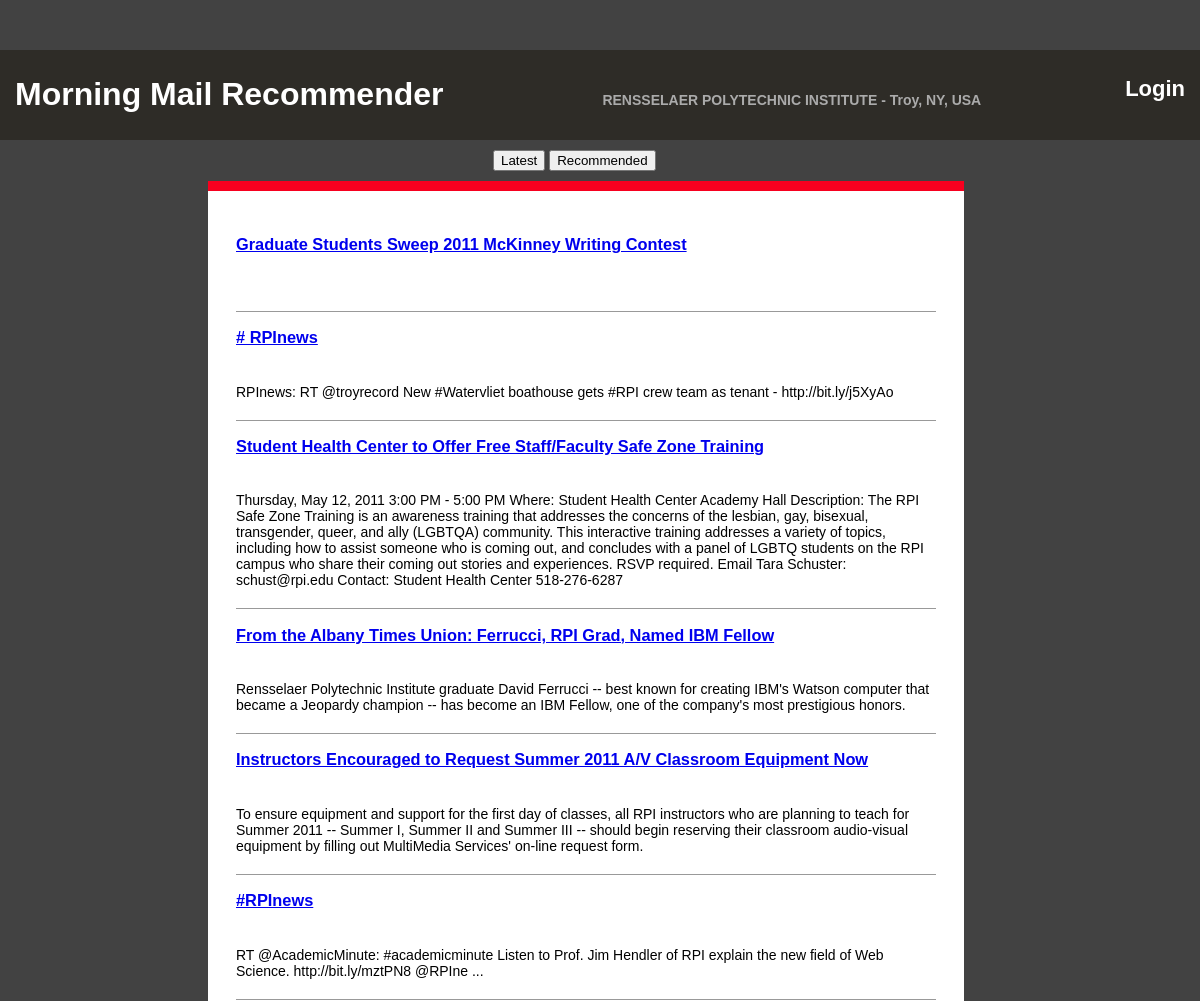
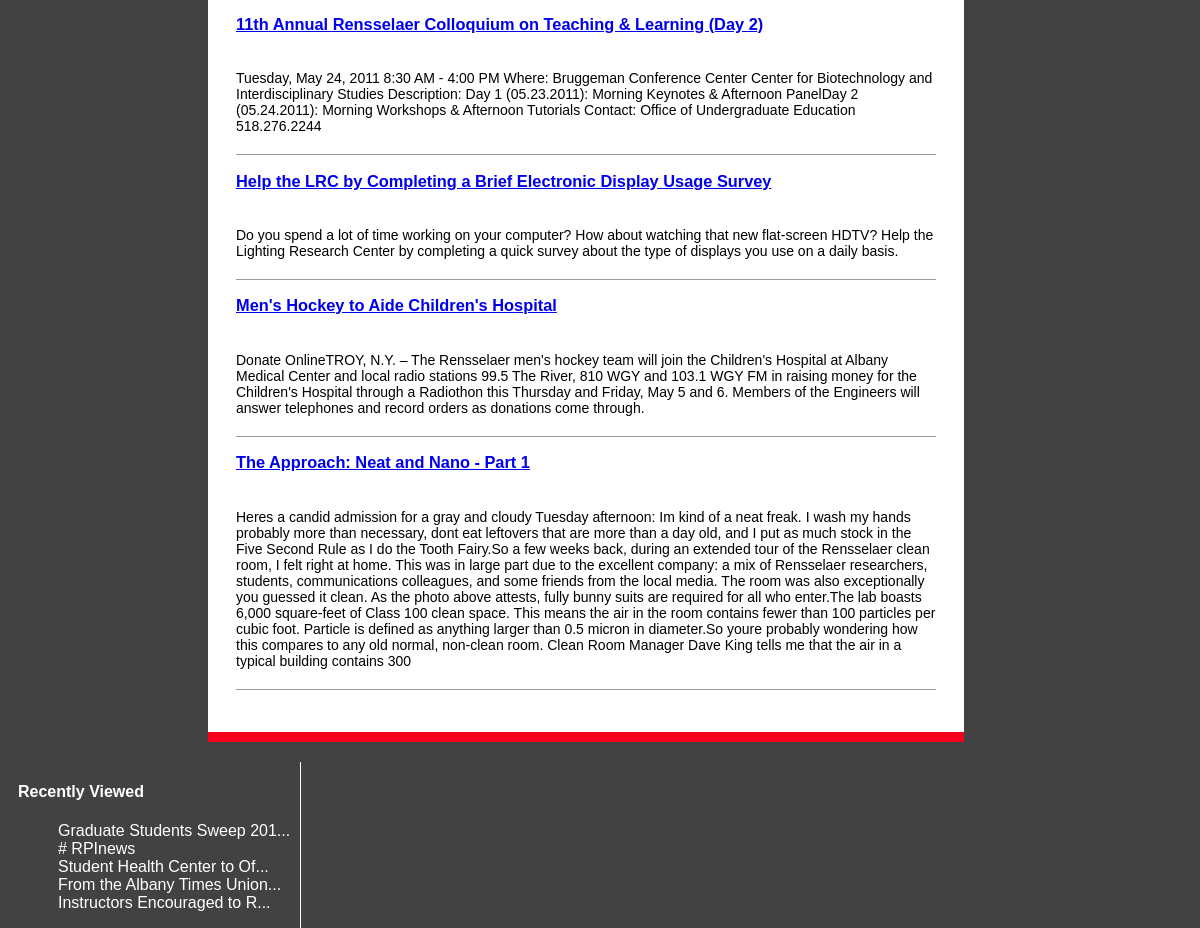
The page /final_project.php on the database its author committed (2 pictures, top to bottom).
### tables this page shows
CREATE TABLE IF NOT EXISTS `rss_articles` (
  `id` int(11) NOT NULL AUTO_INCREMENT,
  `guid` varchar(512) NOT NULL,
  `url` varchar(512) NOT NULL,
  `title` varchar(256) DEFAULT NULL,
  `description` varchar(1024) DEFAULT NULL,
  `pubdate` datetime DEFAULT NULL,
  PRIMARY KEY (`id`),
  UNIQUE KEY `id` (`id`),
  UNIQUE KEY `guid` (`guid`)
);

### CAS-1.2.1/CAS.php (called while the page is built, shortened)
<?php
include_once (dirname(__FILE__) . '/CAS/client.php');
class phpCAS {
	public static function client($server_version, $server_hostname, $server_port, $server_uri, $start_session = true) {
		$PHPCAS_CLIENT = new CASClient($server_version, FALSE
		, $server_hostname, $server_port, $server_uri, $start_session);
	}
	public static function backtrace() {
		if (function_exists('debug_backtrace')) {
			return debug_backtrace();
		} else {
			return array ();
		}
	}
	public static function trace($str) {
		$dbg = phpCAS :: backtrace();
	}
	public static function traceBegin() {
		$dbg = phpCAS :: backtrace();
		$str = '=> ';
		if (!empty ($dbg[2]['class'])) {
			$str .= $dbg[2]['class'] . '::';
		}
		$str .= $dbg[2]['function'] . '(';
		if (is_array($dbg[2]['args'])) {
			foreach ($dbg[2]['args'] as $index => $arg) {
				if ($index != 0) {
					$str .= ', ';
				}
				$str .= str_replace("\n", "", var_export($arg, TRUE));
			}
		}
		if (isset($dbg[2]['file']))
		$file = basename($dbg[2]['file']);
		else
		$file = 'unknown_file';
		if (isset($dbg[2]['line']))
		$line = $dbg[2]['line'];
		else
		$line = 'unknown_line';
		$str .= ') [' . $file . ':' . $line . ']';
	}
	public static function traceEnd($res = '') {
		$str = '';
		$str .= '<= ' . str_replace("\n", "", var_export($res, TRUE));
	}
	public static function isAuthenticated() {
		global $PHPCAS_CLIENT, $PHPCAS_AUTH_CHECK_CALL;
		$auth = $PHPCAS_CLIENT->isAuthenticated();
		$dbg = phpCAS :: backtrace();
		return $auth;
	}
}
?>

### CAS-1.2.1/CAS/client.php (called while the page is built, shortened)
<?php
class CASClient
{
	private $_server = array(
		'version' => -1,
		'hostname' => 'none',
		'port' => -1,
		'uri' => 'none');
	private function getServerVersion()
	{
		return $this->_server['version'];
	}
	public function CASClient(
	$server_version,
	$proxy,
	$server_hostname,
	$server_port,
	$server_uri,
	$start_session = true) {
		$this->_start_session = $start_session;
		$this->_proxy = $proxy;
		$this->_server['version'] = $server_version;
		$server_uri = preg_replace('/\/\//','/','/'.$server_uri.'/');
		if ( $this->isCallbackMode() ) {
			if ( !$this->isHttps() ) {
				phpCAS::error('CAS proxies must be secured to use phpCAS; PGT\'s will not be received from the CAS server');
			}
		} else {
			$ticket = (isset($_GET['ticket']) ? $_GET['ticket'] : null);
		}
	}
	public function isAuthenticated()
	{
		$res = FALSE;
		return $res;
	}
	public function isSessionAuthenticated ()
	{
		return !empty($_SESSION['phpCAS']['user']);
	}
	private function wasPreviouslyAuthenticated()
	{
		$auth = FALSE;
		return $auth;
	}
	private function isLogoutRequest() {
		return !empty($_POST['logoutRequest']);
	}
	private $_st = '';
	public function hasST()
	{ return !empty($this->_st); }
	private $_proxy;
	public function isProxy()
	{
		return $this->_proxy;
	}
	private $_callback_mode = FALSE;
	private function isCallbackMode()
	{
		return $this->_callback_mode;
	}
	private  $_pt = '';
	public function hasPT()
	{ return !empty($this->_pt); }
	public function hasSA()
	{ return !empty($this->_sa); }
}
?>

### final_project.php (the view, shortened to what this page needs)
<?php include('CAS-1.2.1/CAS.php');
?>
<!DOCTYPE html PUBLIC "-//W3C//DTD XHTML 1.0 Transitional//EN" "http://www.w3.org/TR/xhtml1/DTD/xhtml1-transitional.dtd">
<html>
<head>
<link rel="stylesheet" type="text/css" href="final_project.css" />
</head>
<body>
  <div id="header">
  <h1>Morning Mail Recommender <span class = "span_header">RENSSELAER POLYTECHNIC INSTITUTE - Troy, NY, USA</span>
  <?php
    if (phpCAS::isAuthenticated())
	{
         $user_name=phpCAS::getUser();
	 echo '<span class = "span_header_login"><a href = "CAS_RPI_logout.php">'.$user_name.' Logout</a></span>';
	 $cookie_name = $_COOKIE['user_id'];
	}
    else
	{
	 echo '<span class = "span_header_login"><a href = "CAS_RPI.php">Login</a></span>';
	}
  ?>
  </h1>
  </div>
  <div id ="buttons">
    <div id="align_buttons">
      <button type="button" id="latest">Latest</button>
      <button type="button" id="recommended">Recommended</button>
    </div>
  </div>
  <div id="content">
  <?php
 $user_id = -1;
 $sql = 'SELECT * FROM rss_articles ORDER BY pubdate DESC LIMIT 10';
 $results = mysql_query($sql);
 $row = mysql_fetch_array($results);
 echo '<div id="recent_articles">';
 while($row != null)
	{
		echo '<h3>'.'<a class="article" id="'.$row['id'].'" href="'.$row['url'].'">'.$row['title'].'</a>'.'</h3>';
		echo '<p>'.$row['description'].'</p>';
		$row = mysql_fetch_array( $results );
	}
 echo '</div>';
  ?>
    </div>
    <div id="nav">
    <h4>Recently Viewed</h4>
    <ul>
<?php
 if($user_id < 0)
 {
 $sql = 'SELECT * FROM rss_articles ORDER BY pubdate DESC LIMIT 5;';
 $results = mysql_query($sql);
 $row = mysql_fetch_array( $results);
 while($row != null)
	{
        $title = $row['title'];
	$abridged_title = substr($title, 0, 27);
	if(strlen($title) > 26)
		$abridged_title .= '...';
	echo '<li><a href="'.$row['url'].'" title="'.$title.'">'.$abridged_title."</a></li>";
	$row = mysql_fetch_array( $results );
	}
  }
  ?>
     </ul>
  </div>
</body>
</html>

### final_project.css (style rules this page uses)
body { background-color:#424242; font-family: arial; }
#header h1 { margin-left:10px; color:white; }
#header { position: absolute; top: 50px; left: 0; background-color: #2E2C27; margin 0; padding: 5px; width: 100% }
.span_header { font-size:14px; margin-left:150px; color:#ABABAB }
#buttons { margin: 150px auto auto 200px; width: 700px; font-size: 14px; margin-bottom: 10px; }
#align_buttons { margin-left:285px; }
#nav { position: relative; float:left; border-right: 1px solid white; padding-right:10px; padding-left: 10px; }
#nav h4 { color:white; }
#nav ul { list-style: none; }
#nav ul li a { text-decoration: none; color:white; }
#content { background-color:white; padding: 2em; border-top: 10px solid #F7001F; margin: auto auto auto 200px; width: 700px; font-size: 14px; float:left; border-bottom: 10px solid #F7001F; margin-bottom: 20px; }
#content p { border-bottom: 1px solid #999999; padding-bottom:20px; padding-top:20px }
.span_header_login { float:right; padding-right: 20px; }
.span_header_login a { font-size:22px; color:white; text-decoration:none; }

### rows shown on the page
rss_articles: title "Graduate Students Sweep 2011 McKinney Writing Contest", title "Graduate Students Sweep 201..."
rss_articles: title "# RPInews", description "RPInews: RT @troyrecord New #Watervliet boathouse gets #RPI crew team as tenant - http://bit.ly/j5XyAo"
rss_articles: title "Student Health Center to Offer Free Staff/Faculty Safe Zone Training", description "Thursday, May 12, 2011 3:00 PM - 5:00 PM Where: Student Health Center Academy Hall Description: The RPI Safe Zone Training is an awareness training that addresses the concerns of the lesbian, gay, bisexual, transgender, queer, and ally (LGBTQA) community. This interactive training addresses a variety of topics, including how to assist someone who is coming out, and concludes with a panel of LGBTQ students on the RPI campus who share their coming out stories and experiences. RSVP required. Email Tara Schuster: schust@rpi.edu Contact: Student Health Center 518-276-6287", title "Student Health Center to Of..."
rss_articles: title "From the Albany Times Union: Ferrucci, RPI Grad, Named IBM Fellow", description "Rensselaer Polytechnic Institute graduate David Ferrucci -- best known for creating IBM's Watson computer that became a Jeopardy champion -- has become an IBM Fellow, one of the company's most prestigious honors.", title "From the Albany Times Union..."
rss_articles: title "Instructors Encouraged to Request Summer 2011 A/V Classroom Equipment Now", description "To ensure equipment and support for the first day of classes, all RPI instructors who are planning to teach for Summer 2011 -- Summer I, Summer II and Summer III -- should begin reserving their classroom audio-visual equipment by filling out MultiMedia Services' on-line request form.", title "Instructors Encouraged to R..."
rss_articles: title "#RPInews", description "RT @AcademicMinute: #academicminute Listen to Prof. Jim Hendler of RPI explain the new field of Web Science. http://bit.ly/mztPN8 @RPIne ..."
rss_articles: title "11th Annual Rensselaer Colloquium on Teaching & Learning (Day 2)", description "Tuesday, May 24, 2011 8:30 AM - 4:00 PM Where: Bruggeman Conference Center Center for Biotechnology and Interdisciplinary Studies Description: Day 1 (05.23.2011): Morning Keynotes & Afternoon PanelDay 2 (05.24.2011): Morning Workshops & Afternoon Tutorials Contact: Office of Undergraduate Education 518.276.2244"
rss_articles: title "Help the LRC by Completing a Brief Electronic Display Usage Survey", description "Do you spend a lot of time working on your computer? How about watching that new flat-screen HDTV? Help the Lighting Research Center by completing a quick survey about the type of displays you use on a daily basis."
rss_articles: title "Men's Hockey to Aide Children's Hospital", description "Donate OnlineTROY, N.Y. – The Rensselaer men's hockey team will join the Children's Hospital at Albany Medical Center and local radio stations 99.5 The River, 810 WGY and 103.1 WGY FM in raising money for the Children's Hospital through a Radiothon this Thursday and Friday, May 5 and 6. Members of the Engineers will answer telephones and record orders as donations come through."
rss_articles: title "The Approach: Neat and Nano - Part 1", description "Heres a candid admission for a gray and cloudy Tuesday afternoon: Im kind of a neat freak. I wash my hands probably more than necessary, dont eat leftovers that are more than a day old, and I put as much stock in the Five Second Rule as I do the Tooth Fairy.So a few weeks back, during an extended tour of the Rensselaer clean room, I felt right at home. This was in large part due to the excellent company: a mix of Rensselaer researchers, students, communications colleagues, and some friends from the local media. The room was also exceptionally you guessed it clean. As the photo above attests, fully bunny suits are required for all who enter.The lab boasts 6,000 square-feet of Class 100 clean…"
